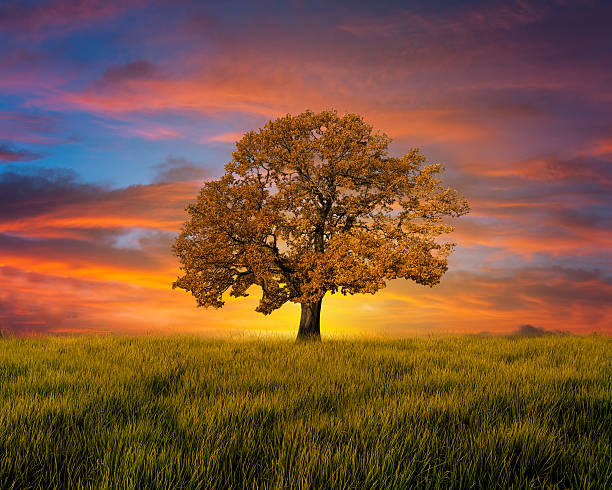
#> input picture SunsetTree.jpg, 612 x 490 px
$ python Secret_key.py
#> lines starting #> are read from the running program, lines starting #| are printed output that depends on the picture
from PIL import Image              # Pillow: opens and saves image files
import numpy as np                 # NumPy: lets us treat the image as an array of numbers
from scipy.stats import chi2       # SciPy: gives us the chi-square probability (p-value)
import matplotlib.pyplot as plt    # Matplotlib: draws the chart

# ---------------------------------------------------------------
# SETTINGS
# ---------------------------------------------------------------
cover_name = "SunsetTree.jpg"      # The original image
stego_name = "random_stego.png"    # Output image (keep .png!)
secret_key = 31110208               # The secret key: sender and receiver must use the SAME number

# ---------------------------------------------------------------
# PART 1: Hide a message at RANDOM pixel positions chosen by a secret key
# ---------------------------------------------------------------
def pixel_order(n_pixels, key):
    # The key seeds a random shuffle of all pixel positions.
    # Same key = same shuffle, so the receiver can rebuild the exact same order.
    return np.random.default_rng(key).permutation(n_pixels)

def encode_random(pixels, message, key):
    data = (message + "##").encode('ascii')               # Add the "##" end marker, convert to bytes
    bits = np.unpackbits(np.frombuffer(data, dtype=np.uint8))   # Every byte -> 8 bits (0s and 1s)
    assert len(bits) <= len(pixels), "Message too large for this image"
    positions = pixel_order(len(pixels), key)[:len(bits)]  # The first len(bits) positions of the shuffle
    stego = pixels.copy()                                  # Never change the original
    stego[positions] = (stego[positions] & 0xFE) | bits    # Put one message bit in each chosen pixel's last bit
    return stego

def decode_random(pixels, key):
    positions = pixel_order(len(pixels), key)              # Rebuild the same shuffle from the key
    lsbs = (pixels[positions] & 1).astype(np.uint8)        # Read the last bit of each pixel, in shuffled order
    n_bytes = len(lsbs) // 8                               # How many full bytes we can build
    raw = np.packbits(lsbs[:n_bytes * 8]).tobytes()        # Group the bits back into bytes
    end = raw.find(b"##")                                  # Look for the end marker
    if end == -1:
        return None                                        # Marker not found: no message (wrong key?)
    return raw[:end].decode('latin-1')                     # Return the text before the marker

cover = np.array(Image.open(cover_name).convert('L'))      # Grayscale image (2D)
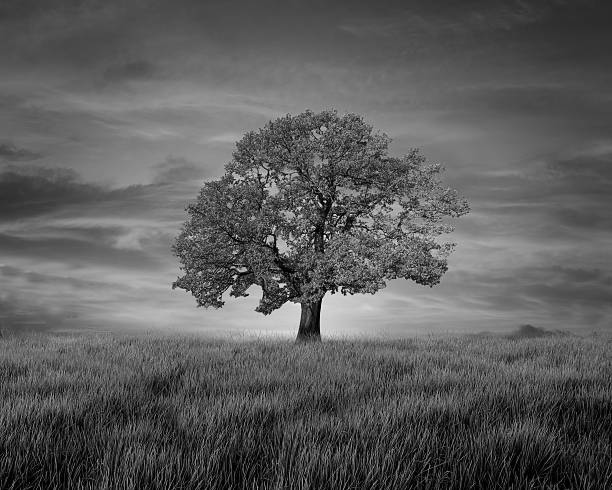
#> cover: shape (490, 612); min 0, max 242, mean 92.1
H, W = cover.shape                                         # Height and width in pixels
#> H = 490; W = 612
original = cover.flatten()                                 # 1D list of pixels
n_pixels = len(original)
#> n_pixels = 299880

#> (the run stopped early here; a loop or call above may not have finished)
